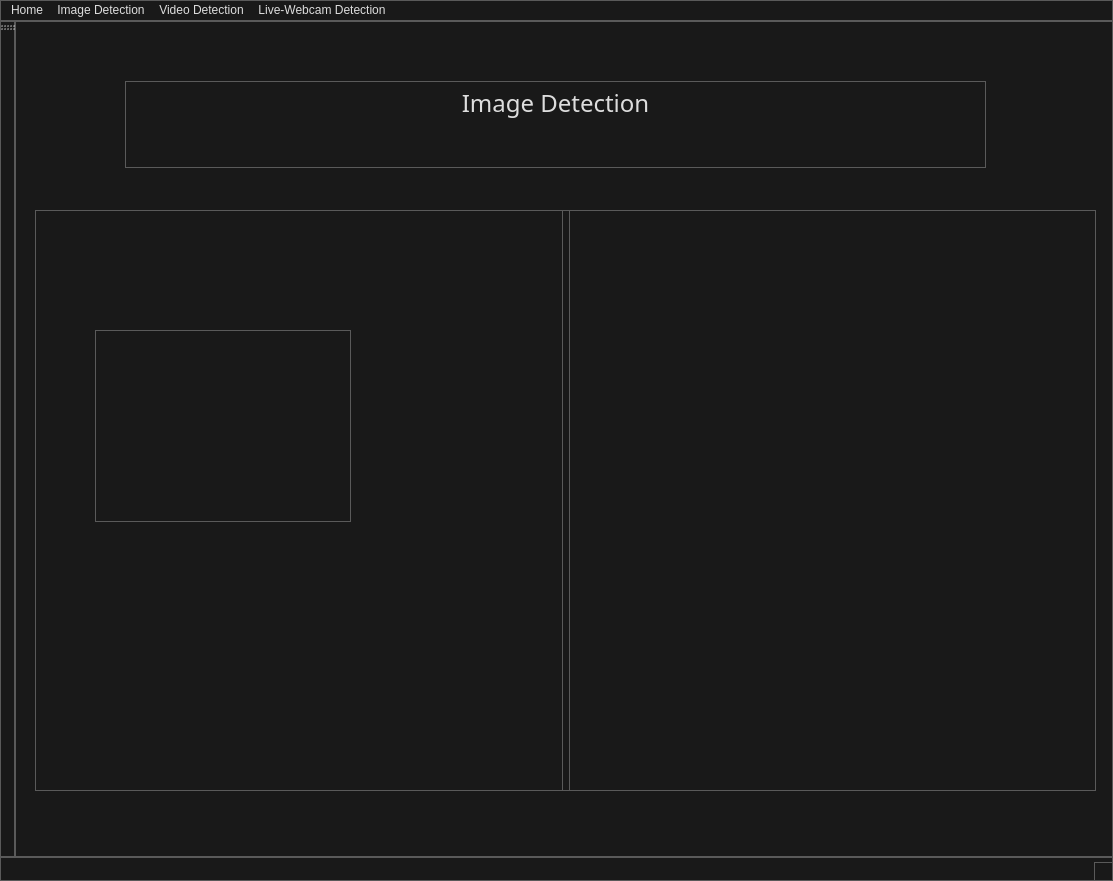
<?xml version="1.0" encoding="UTF-8"?>
<ui version="4.0">
 <class>MainWindow</class>
 <widget class="QMainWindow" name="MainWindow">
  <property name="geometry">
   <rect>
    <x>0</x>
    <y>0</y>
    <width>1113</width>
    <height>881</height>
   </rect>
  </property>
  <property name="windowTitle">
   <string>DemonstrationNeuronalNetworks</string>
  </property>
  <property name="styleSheet">
   <string notr="true">/*
	Copyright 2013 Emanuel Claesson

	Licensed under the Apache License, Version 2.0 (the &quot;License&quot;);
	you may not use this file except in compliance with the License.
	You may obtain a copy of the License at

		http://www.apache.org/licenses/LICENSE-2.0

	Unless required by applicable law or agreed to in writing, software
	distributed under the License is distributed on an &quot;AS IS&quot; BASIS,
	WITHOUT WARRANTIES OR CONDITIONS OF ANY KIND, either express or implied.
	See the License for the specific language governing permissions and
	limitations under the License.
*/

/*
	COLOR_DARK     = #191919
	COLOR_MEDIUM   = #353535
	COLOR_MEDLIGHT = #5A5A5A
	COLOR_LIGHT    = #DDDDDD
	COLOR_ACCENT   = #3D7848
*/

* {
	background: #191919;
	color: #DDDDDD;
	border: 1px solid #5A5A5A;
}

QWidget::item:selected {
	background: #3D7848;
}

QCheckBox, QRadioButton {
	border: none;
}

QRadioButton::indicator, QCheckBox::indicator {
	width: 13px;
	height: 13px;
}

QRadioButton::indicator::unchecked, QCheckBox::indicator::unchecked {
	border: 1px solid #5A5A5A;
	background: none;
}

QRadioButton::indicator:unchecked:hover, QCheckBox::indicator:unchecked:hover {
	border: 1px solid #DDDDDD;
}

QRadioButton::indicator::checked, QCheckBox::indicator::checked {
	border: 1px solid #5A5A5A;
	background: #5A5A5A;
}

QRadioButton::indicator:checked:hover, QCheckBox::indicator:checked:hover {
	border: 1px solid #DDDDDD;
	background: #DDDDDD;
}

QGroupBox {
	margin-top: 6px;
}

QGroupBox::title {
	top: -7px;
	left: 7px;
}

QScrollBar {
	border: 1px solid #5A5A5A;
	background: #191919;
}

QScrollBar:horizontal {
	height: 15px;
	margin: 0px 0px 0px 32px;
}

QScrollBar:vertical {
	width: 15px;
	margin: 32px 0px 0px 0px;
}

QScrollBar::handle {
	background: #353535;
	border: 1px solid #5A5A5A;
}

QScrollBar::handle:horizontal {
	border-width: 0px 1px 0px 1px;
}

QScrollBar::handle:vertical {
	border-width: 1px 0px 1px 0px;
}

QScrollBar::handle:horizontal {
	min-width: 20px;
}

QScrollBar::handle:vertical {
	min-height: 20px;
}

QScrollBar::add-line, QScrollBar::sub-line {
	background:#353535;
	border: 1px solid #5A5A5A;
	subcontrol-origin: margin;
}

QScrollBar::add-line {
	position: absolute;
}

QScrollBar::add-line:horizontal {
	width: 15px;
	subcontrol-position: left;
	left: 15px;
}

QScrollBar::add-line:vertical {
	height: 15px;
	subcontrol-position: top;
	top: 15px;
}

QScrollBar::sub-line:horizontal {
	width: 15px;
	subcontrol-position: top left;
}

QScrollBar::sub-line:vertical {
	height: 15px;
	subcontrol-position: top;
}

QScrollBar:left-arrow, QScrollBar::right-arrow, QScrollBar::up-arrow, QScrollBar::down-arrow {
	border: 1px solid #5A5A5A;
	width: 3px;
	height: 3px;
}

QScrollBar::add-page, QScrollBar::sub-page {
	background: none;
}

QAbstractButton:hover {
	background: #353535;
}

QAbstractButton:pressed {
	background: #5A5A5A;
}

QAbstractItemView {
	show-decoration-selected: 1;
	selection-background-color: #3D7848;
	selection-color: #DDDDDD;
	alternate-background-color: #353535;
}

QHeaderView {
	border: 1px solid #5A5A5A;
}

QHeaderView::section {
	background: #191919;
	border: 1px solid #5A5A5A;
	padding: 4px;
}

QHeaderView::section:selected, QHeaderView::section::checked {
	background: #353535;
}

QTableView {
	gridline-color: #5A5A5A;
}

QTabBar {
	margin-left: 2px;
}

QTabBar::tab {
	border-radius: 0px;
	padding: 4px;
	margin: 4px;
}

QTabBar::tab:selected {
	background: #353535;
}

QComboBox::down-arrow {
	border: 1px solid #5A5A5A;
	background: #353535;
}

QComboBox::drop-down {
	border: 1px solid #5A5A5A;
	background: #353535;
}

QComboBox::down-arrow {
	width: 3px;
	height: 3px;
	border: 1px solid #5A5A5A;
}

QAbstractSpinBox {
	padding-right: 15px;
}

QAbstractSpinBox::up-button, QAbstractSpinBox::down-button {
	border: 1px solid #5A5A5A;
	background: #353535;
	subcontrol-origin: border;
}

QAbstractSpinBox::up-arrow, QAbstractSpinBox::down-arrow {
	width: 3px;
	height: 3px;
	border: 1px solid #5A5A5A;
}

QSlider {
	border: none;
}

QSlider::groove:horizontal {
	height: 5px;
	margin: 4px 0px 4px 0px;
}

QSlider::groove:vertical {
	width: 5px;
	margin: 0px 4px 0px 4px;
}

QSlider::handle {
	border: 1px solid #5A5A5A;
	background: #353535;
}

QSlider::handle:horizontal {
	width: 15px;
	margin: -4px 0px -4px 0px;
}

QSlider::handle:vertical {
	height: 15px;
	margin: 0px -4px 0px -4px;
}

QSlider::add-page:vertical, QSlider::sub-page:horizontal {
	background: #3D7848;
}

QSlider::sub-page:vertical, QSlider::add-page:horizontal {
	background: #353535;
}

QLabel {
	border: none;
}

QProgressBar {
	text-align: center;
}

QProgressBar::chunk {
	width: 1px;
	background-color: #3D7848;
}

QMenu::separator {
	background: #353535;
}</string>
  </property>
  <widget class="QWidget" name="centralwidget">
   <widget class="QTextEdit" name="textEdit_4">
    <property name="geometry">
     <rect>
      <x>110</x>
      <y>60</y>
      <width>861</width>
      <height>87</height>
     </rect>
    </property>
    <property name="font">
     <font>
      <family>Segoe UI Semilight</family>
     </font>
    </property>
    <property name="html">
     <string>&lt;!DOCTYPE HTML PUBLIC &quot;-//W3C//DTD HTML 4.0//EN&quot; &quot;http://www.w3.org/TR/REC-html40/strict.dtd&quot;&gt;
&lt;html&gt;&lt;head&gt;&lt;meta name=&quot;qrichtext&quot; content=&quot;1&quot; /&gt;&lt;style type=&quot;text/css&quot;&gt;
p, li { white-space: pre-wrap; }
&lt;/style&gt;&lt;/head&gt;&lt;body style=&quot; font-family:'Segoe UI Semilight'; font-size:9.75pt; font-weight:400; font-style:normal;&quot;&gt;
&lt;p align=&quot;center&quot; style=&quot; margin-top:0px; margin-bottom:0px; margin-left:0px; margin-right:0px; -qt-block-indent:0; text-indent:0px;&quot;&gt;&lt;span style=&quot; font-family:'MS Shell Dlg 2'; font-size:18pt;&quot;&gt;Image Detection&lt;/span&gt;&lt;/p&gt;&lt;/body&gt;&lt;/html&gt;</string>
    </property>
   </widget>
   <widget class="QWidget" name="gridLayoutWidget">
    <property name="geometry">
     <rect>
      <x>20</x>
      <y>189</y>
      <width>1061</width>
      <height>581</height>
     </rect>
    </property>
    <layout class="QGridLayout" name="gridLayout">
     <item row="0" column="0">
      <widget class="QFrame" name="frame">
       <property name="frameShape">
        <enum>QFrame::StyledPanel</enum>
       </property>
       <property name="frameShadow">
        <enum>QFrame::Raised</enum>
       </property>
       <widget class="QGraphicsView" name="graphicsView">
        <property name="geometry">
         <rect>
          <x>60</x>
          <y>120</y>
          <width>256</width>
          <height>192</height>
         </rect>
        </property>
       </widget>
      </widget>
     </item>
     <item row="0" column="1">
      <widget class="QFrame" name="frame_2">
       <property name="frameShape">
        <enum>QFrame::StyledPanel</enum>
       </property>
       <property name="frameShadow">
        <enum>QFrame::Raised</enum>
       </property>
      </widget>
     </item>
    </layout>
   </widget>
  </widget>
  <widget class="QMenuBar" name="menubar">
   <property name="geometry">
    <rect>
     <x>0</x>
     <y>0</y>
     <width>1113</width>
     <height>23</height>
    </rect>
   </property>
   <widget class="QMenu" name="menuMenu">
    <property name="title">
     <string>Home</string>
    </property>
   </widget>
   <widget class="QMenu" name="menuImage_Detection">
    <property name="title">
     <string>Image Detection</string>
    </property>
   </widget>
   <widget class="QMenu" name="menuVideo_Detection">
    <property name="title">
     <string>Video Detection</string>
    </property>
   </widget>
   <widget class="QMenu" name="menuWebcam_Detection">
    <property name="title">
     <string>Live-Webcam Detection</string>
    </property>
   </widget>
   <addaction name="menuMenu"/>
   <addaction name="menuImage_Detection"/>
   <addaction name="menuVideo_Detection"/>
   <addaction name="menuWebcam_Detection"/>
  </widget>
  <widget class="QStatusBar" name="statusbar"/>
  <widget class="QToolBar" name="toolBar">
   <property name="windowTitle">
    <string>DemonstrationNeuronalNetworks</string>
   </property>
   <attribute name="toolBarArea">
    <enum>LeftToolBarArea</enum>
   </attribute>
   <attribute name="toolBarBreak">
    <bool>false</bool>
   </attribute>
  </widget>
  <action name="actionStart">
   <property name="text">
    <string>Start</string>
   </property>
  </action>
  <action name="actionVideo_Detection">
   <property name="text">
    <string>Video Detection</string>
   </property>
  </action>
  <action name="actionImage_Detection">
   <property name="text">
    <string>Image Detection</string>
   </property>
  </action>
  <action name="actionLive_Webcam_Detection">
   <property name="text">
    <string>Live-Webcam Detection</string>
   </property>
  </action>
 </widget>
 <resources/>
 <connections/>
</ui>
